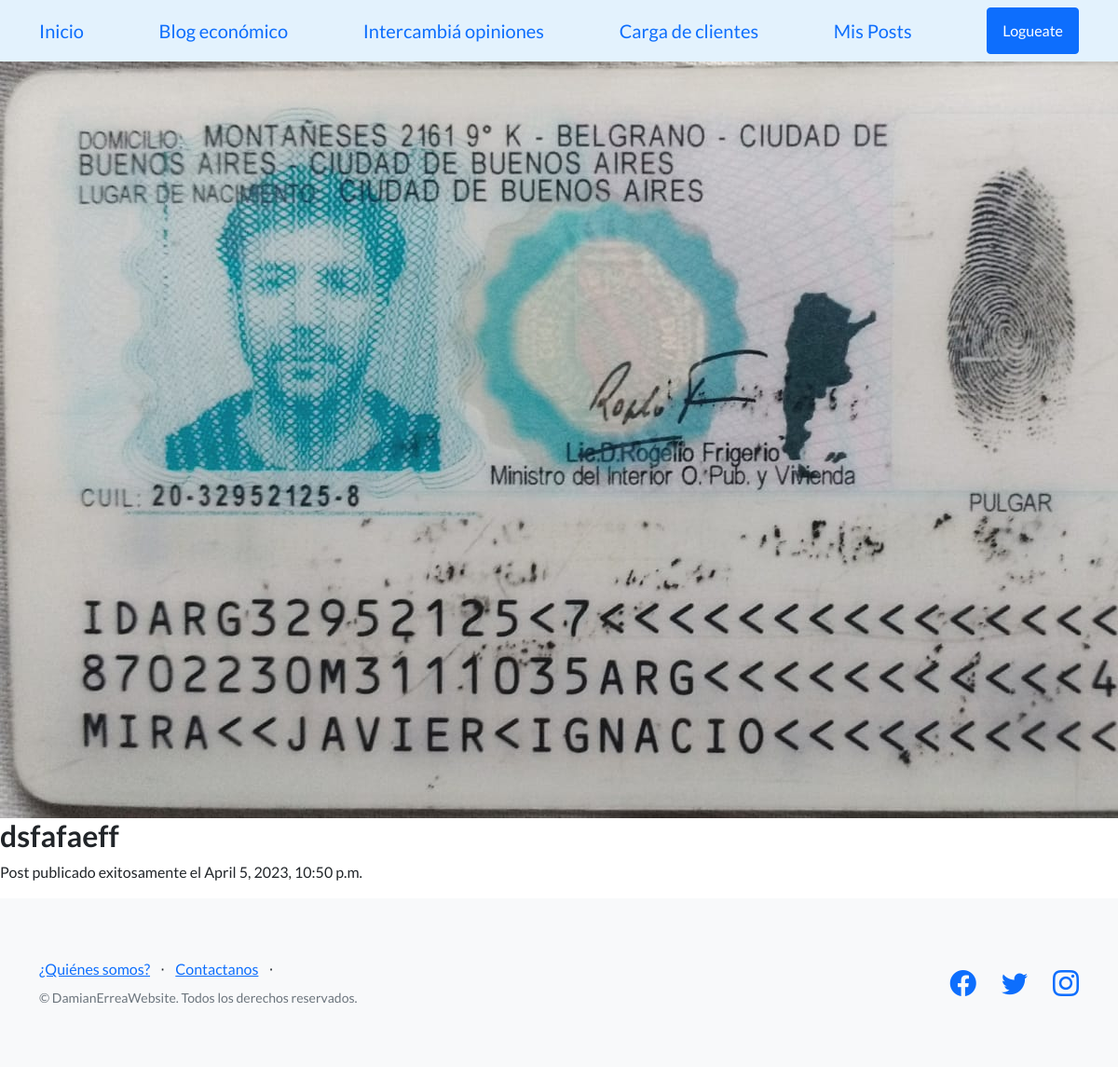
Before: /post/10/ with the older database file.
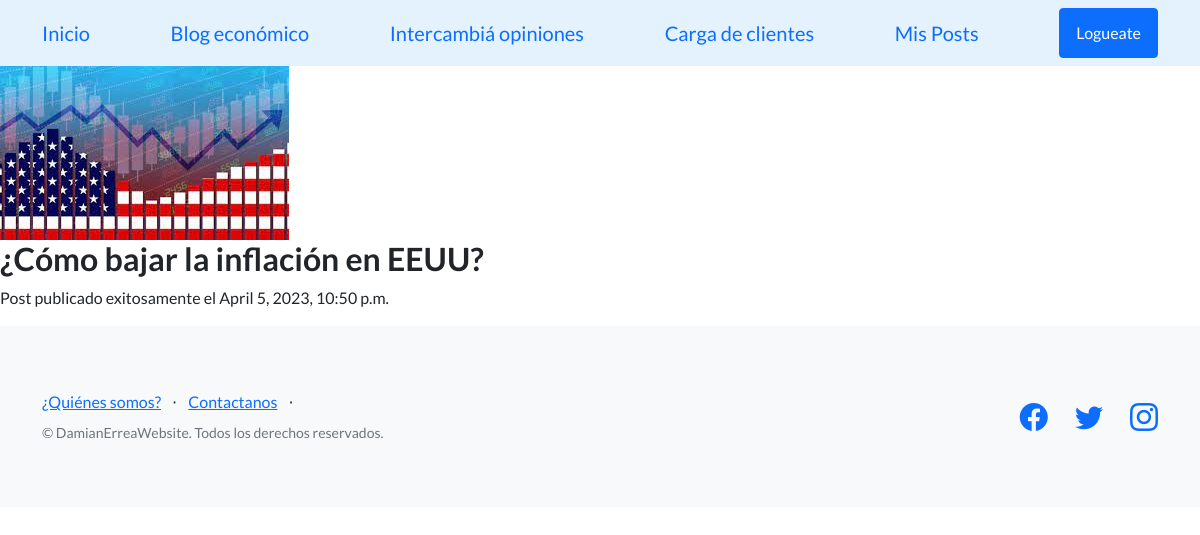
After: the same page with the newer database file.
### AppCoder/models.py (models this page shows, shortened)
class Post(models.Model):
    title = models.CharField(max_length=200)
    resumen=models.TextField(max_length=3000, default='')
    content = models.TextField()
    image = models.ImageField(upload_to='post_images/', blank=True, null=True)
    created_at = models.DateTimeField(auto_now_add=True)
    author = models.ForeignKey(User, on_delete=models.CASCADE)

### AppCoder/views.py (the view)
# urls.py: path('post/<int:pk>/', post_detail, name='post_detail'),
def post_detail(request, pk):
    post = get_object_or_404(Post, pk=pk)
    return render(request, 'AppCoder/post_detail.html', {'post': post})

### AppCoder/templates/AppCoder/post_detail.html
{% extends 'AppCoder/base.html' %}
{% load static %}
{% block contenido_que_cambia %}
  <div class="Post">
    {% if post.image %}
      <img src="{{ post.image.url }}" alt="{{ post.title }}">
    {% endif %}
    <h2>{{ post.title }}</h2>
    <p class="date">Post publicado exitosamente el {{ post.created_at }}</p>
  </div>
{% endblock contenido_que_cambia %}

Changed rows visible on the page:
changed Post: image: a different picture; title "dsfafaeff" → "¿Cómo bajar la inflación en EEUU?"
